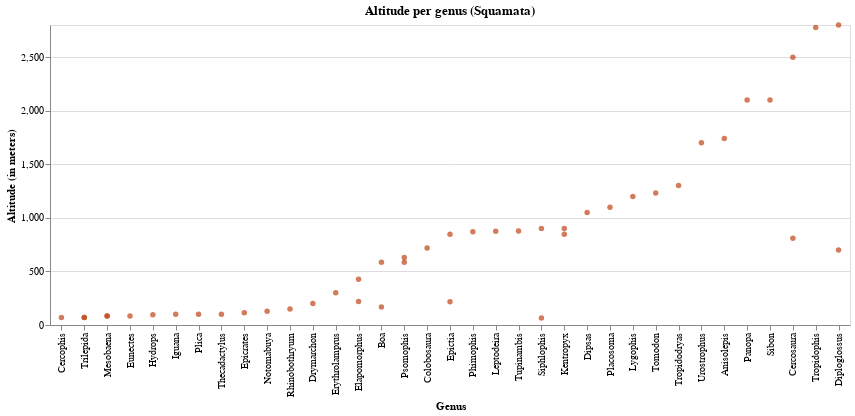

The notebook cell this image was saved under:
### Code cell
# ordering x-axis per mean altitude
temp = alt.Chart(teste[(teste['genero_atual'].isin(grupo2))], title='Altitude per genus (Squamata)',
                width=800).mark_circle(color= cores[0]).encode(
    x = alt.X('genero_atual', type='nominal', title='Genus',
             sort=alt.EncodingSortField('altitude', op="max", order="ascending")),
    y = alt.Y('altitude', type='quantitative', title='Altitude (in meters)'),
    tooltip = alt.Tooltip(['altitude', 'genero_atual', 'especie_atual','familia', 
                               'ano_coleta', 'qualificador_atual'])
)

# temp.save('./graphs/altitude/genus/altitude_per_genus-menor-var.html')
temp

### Figure 1 — Vega-Lite specification as saved in the notebook (floating-point values rounded to 4 significant figures)
{"config": {"view": {"continuousWidth": 400, "continuousHeight": 300}}, "data": {"name": "data-0a1d1320c272a12fafdefe54f041c487"}, "mark": {"type": "circle", "color": "#BF4417"}, "encoding": {"tooltip": [{"type": "quantitative", "field": "altitude"}, {"type": "nominal", "field": "genero_atual"}, {"type": "nominal", "field": "especie_atual"}, {"type": "nominal", "field": "familia"}, {"type": "quantitative", "field": "ano_coleta"}, {"type": "nominal", "field": "qualificador_atual"}], "x": {"type": "nominal", "field": "genero_atual", "sort": {"field": "altitude", "op": "max", "order": "ascending"}, "title": "Genus"}, "y": {"type": "quantitative", "field": "altitude", "title": "Altitude (in meters)"}}, "title": "Altitude per genus (Squamata)", "width": 800, "$schema": "https://vega.github.io/schema/vega-lite/v4.8.1.json", "datasets": {"data-0a1d1320c272a12fafdefe54f041c487": [{"altitude": 100.0, "especie_atual": "Iguana", "genero_atual": "Iguana", "ordem": "Squamata", "familia": "Iguanidae", "ano_coleta": 2011.0, "qualificador_atual": null}, {"altitude": 100.0, "especie_atual": "Umbra", "genero_atual": "Plica", "ordem": "Squamata", "familia": "Tropiduridae", "ano_coleta": 2011.0, "qualificador_atual": null}, {"altitude": 100.0, "especie_atual": "Rapicauda", "genero_atual": "Thecadactylus", "ordem": "Squamata", "familia": "Phyllodactylidae", "ano_coleta": 2011.0, "qualificador_atual": null}, {"altitude": 1050.0, "especie_atual": "Alternans", "genero_atual": "Dipsas", "ordem": "Squamata", "familia": "Dipsadidae", "ano_coleta": 2010.0, "qualificador_atual": null}, {"altitude": 1100.0, "especie_atual": "Cordylinum", "genero_atual": "Placosoma", "ordem": "Squamata", "familia": "Gymnophthalmidae", "ano_coleta": null, "qualificador_atual": "c."}, {"altitude": 115.0, "especie_atual": "Crassus", "genero_atual": "Epicrates", "ordem": "Squamata", "familia": "Boidae", "ano_coleta": 2008.0, "qualificador_atual": null}, {"altitude": 1200.0, "especie_atual": "Meridionalis", "genero_atual": "Lygophis", "ordem": "Squamata", "familia": "Dipsadidae", "ano_coleta": null, "qualificador_atual": null}, {"altitude": 1233.0, "especie_atual": "Dorsatus", "genero_atual": "Tomodon", "ordem": "Squamata", "familia": "Dipsadidae", "ano_coleta": 2015.0, "qualificador_atual": null}, {"altitude": 128.0, "especie_atual": "Frenata", "genero_atual": "Notomabuya", "ordem": "Squamata", "familia": "Scincidae", "ano_coleta": 2011.0, "qualificador_atual": null}, {"altitude": 1302.0, "especie_atual": "Striaticeps", "genero_atual": "Tropidodryas", "ordem": "Squamata", "familia": "Dipsadidae", "ano_coleta": 2013.0, "qualificador_atual": null}, {"altitude": 149.0, "especie_atual": "Lentiginosum", "genero_atual": "Rhinobothryum", "ordem": "Squamata", "familia": "Colubridae", "ano_coleta": 2011.0, "qualificador_atual": null}, {"altitude": 169.0, "especie_atual": "Constrictor", "genero_atual": "Boa", "ordem": "Squamata", "familia": "Boidae", "ano_coleta": 1995.0, "qualificador_atual": null}, {"altitude": 1700.0, "especie_atual": "Vautieri", "genero_atual": "Urostrophus", "ordem": "Squamata", "familia": "Leiosauridae", "ano_coleta": 1948.0, "qualificador_atual": null}, {"altitude": 1740.0, "especie_atual": "Grilli", "genero_atual": "Anisolepis", "ordem": "Squamata", "familia": "Leiosauridae", "ano_coleta": 2004.0, "qualificador_atual": null}, {"altitude": 200.0, "especie_atual": "Corais", "genero_atual": "Drymarchon", "ordem": "Squamata", "familia": "Colubridae", "ano_coleta": 2011.0, "qualificador_atual": null}, {"altitude": 2100.0, "especie_atual": "Croizati", "genero_atual": "Panopa", "ordem": "Squamata", "familia": "Scincidae", "ano_coleta": 1999.0, "qualificador_atual": null}, {"altitude": 2100.0, "especie_atual": "Nebulatus", "genero_atual": "Sibon", "ordem": "Squamata", "familia": "Dipsadidae", "ano_coleta": null, "qualificador_atual": null}, {"altitude": 218.0, "especie_atual": "Munoai", "genero_atual": "Epictia", "ordem": "Squamata", "familia": "Leptotyphlopidae", "ano_coleta": 2011.0, "qualificador_atual": null}, {"altitude": 219.0, "especie_atual": "Quinquelineatus", "genero_atual": "Elapomorphus", "ordem": "Squamata", "familia": "Dipsadidae", "ano_coleta": 2008.0, "qualificador_atual": null}, {"altitude": 2500.0, "especie_atual": "Schreibersii", "genero_atual": "Cercosaura", "ordem": "Squamata", "familia": "Gymnophthalmidae", "ano_coleta": 1983.0, "qualificador_atual": null}, {"altitude": 2777.0, "especie_atual": "Taczanowskyi", "genero_atual": "Tropidophis", "ordem": "Squamata", "familia": "Tropidophiidae", "ano_coleta": 2000.0, "qualificador_atual": null}, {"altitude": 2800.0, "especie_atual": "Lessonae", "genero_atual": "Diploglossus", "ordem": "Squamata", "familia": "Anguidae", "ano_coleta": 1989.0, "qualificador_atual": null}, {"altitude": 300.0, "especie_atual": "Mimus", "genero_atual": "Erythrolamprus", "ordem": "Squamata", "familia": "Dipsadidae", "ano_coleta": 2008.0, "qualificador_atual": null}, {"altitude": 426.0, "especie_atual": "Quinquelineatus", "genero_atual": "Elapomorphus", "ordem": "Squamata", "familia": "Dipsadidae", "ano_coleta": 2007.0, "qualificador_atual": null}, {"altitude": 585.0, "especie_atual": "Constrictor", "genero_atual": "Boa", "ordem": "Squamata", "familia": "Boidae", "ano_coleta": 2006.0, "qualificador_atual": null}, {"altitude": 585.0, "especie_atual": "Joberti", "genero_atual": "Psomophis", "ordem": "Squamata", "familia": "Dipsadidae", "ano_coleta": 2006.0, "qualificador_atual": null}, {"altitude": 630.0, "especie_atual": "Joberti", "genero_atual": "Psomophis", "ordem": "Squamata", "familia": "Dipsadidae", "ano_coleta": 2004.0, "qualificador_atual": null}, {"altitude": 65.0, "especie_atual": "Cervinus", "genero_atual": "Siphlophis", "ordem": "Squamata", "familia": "Dipsadidae", "ano_coleta": 2011.0, "qualificador_atual": null}, {"altitude": 70.0, "especie_atual": "Aurata", "genero_atual": "Cercophis", "ordem": "Squamata", "familia": "Dipsadidae", "ano_coleta": 2002.0, "qualificador_atual": null}, {"altitude": 700.0, "especie_atual": "Fasciatus", "genero_atual": "Diploglossus", "ordem": "Squamata", "familia": "Anguidae", "ano_coleta": 1944.0, "qualificador_atual": null}, {"altitude": 71.0, "especie_atual": "Salgueiroi", "genero_atual": "Trilepida", "ordem": "Squamata", "familia": "Leptotyphlopidae", "ano_coleta": 2005.0, "qualificador_atual": null}, {"altitude": 71.0, "especie_atual": "Salgueiroi", "genero_atual": "Trilepida", "ordem": "Squamata", "familia": "Leptotyphlopidae", "ano_coleta": 2005.0, "qualificador_atual": null}, {"altitude": 718.0, "especie_atual": "Modesta", "genero_atual": "Colobosaura", "ordem": "Squamata", "familia": "Gymnophthalmidae", "ano_coleta": 2006.0, "qualificador_atual": null}, {"altitude": 809.0, "especie_atual": "Quadrilineata", "genero_atual": "Cercosaura", "ordem": "Squamata", "familia": "Gymnophthalmidae", "ano_coleta": 2011.0, "qualificador_atual": null}, {"altitude": 83.0, "especie_atual": "Rhachicephala", "genero_atual": "Mesobaena", "ordem": "Squamata", "familia": "Amphisbaenidae", "ano_coleta": 2006.0, "qualificador_atual": null}, {"altitude": 83.0, "especie_atual": "Rhachicephala", "genero_atual": "Mesobaena", "ordem": "Squamata", "familia": "Amphisbaenidae", "ano_coleta": 2006.0, "qualificador_atual": null}, {"altitude": 84.0, "especie_atual": "Notaeus", "genero_atual": "Eunectes", "ordem": "Squamata", "familia": "Boidae", "ano_coleta": 2011.0, "qualificador_atual": null}, {"altitude": 848.0, "especie_atual": "Vellardi", "genero_atual": "Epictia", "ordem": "Squamata", "familia": "Leptotyphlopidae", "ano_coleta": 2011.0, "qualificador_atual": null}, {"altitude": 848.0, "especie_atual": "Viridistriga", "genero_atual": "Kentropyx", "ordem": "Squamata", "familia": "Teiidae", "ano_coleta": 2011.0, "qualificador_atual": null}, {"altitude": 871.0, "especie_atual": "Guerini", "genero_atual": "Phimophis", "ordem": "Squamata", "familia": "Dipsadidae", "ano_coleta": 2005.0, "qualificador_atual": null}, {"altitude": 876.0, "especie_atual": "Annulata", "genero_atual": "Leptodeira", "ordem": "Squamata", "familia": "Dipsadidae", "ano_coleta": 2013.0, "qualificador_atual": null}, {"altitude": 878.0, "especie_atual": "Quadrilineatus", "genero_atual": "Tupinambis", "ordem": "Squamata", "familia": "Teiidae", "ano_coleta": 2006.0, "qualificador_atual": null}, {"altitude": 900.0, "especie_atual": "Viridistriga", "genero_atual": "Kentropyx", "ordem": "Squamata", "familia": "Teiidae", "ano_coleta": 2011.0, "qualificador_atual": null}, {"altitude": 900.0, "especie_atual": "Longicaudatus", "genero_atual": "Siphlophis", "ordem": "Squamata", "familia": "Dipsadidae", "ano_coleta": 2008.0, "qualificador_atual": null}, {"altitude": 95.0, "especie_atual": "Caesurus", "genero_atual": "Hydrops", "ordem": "Squamata", "familia": "Dipsadidae", "ano_coleta": 2011.0, "qualificador_atual": null}]}}
